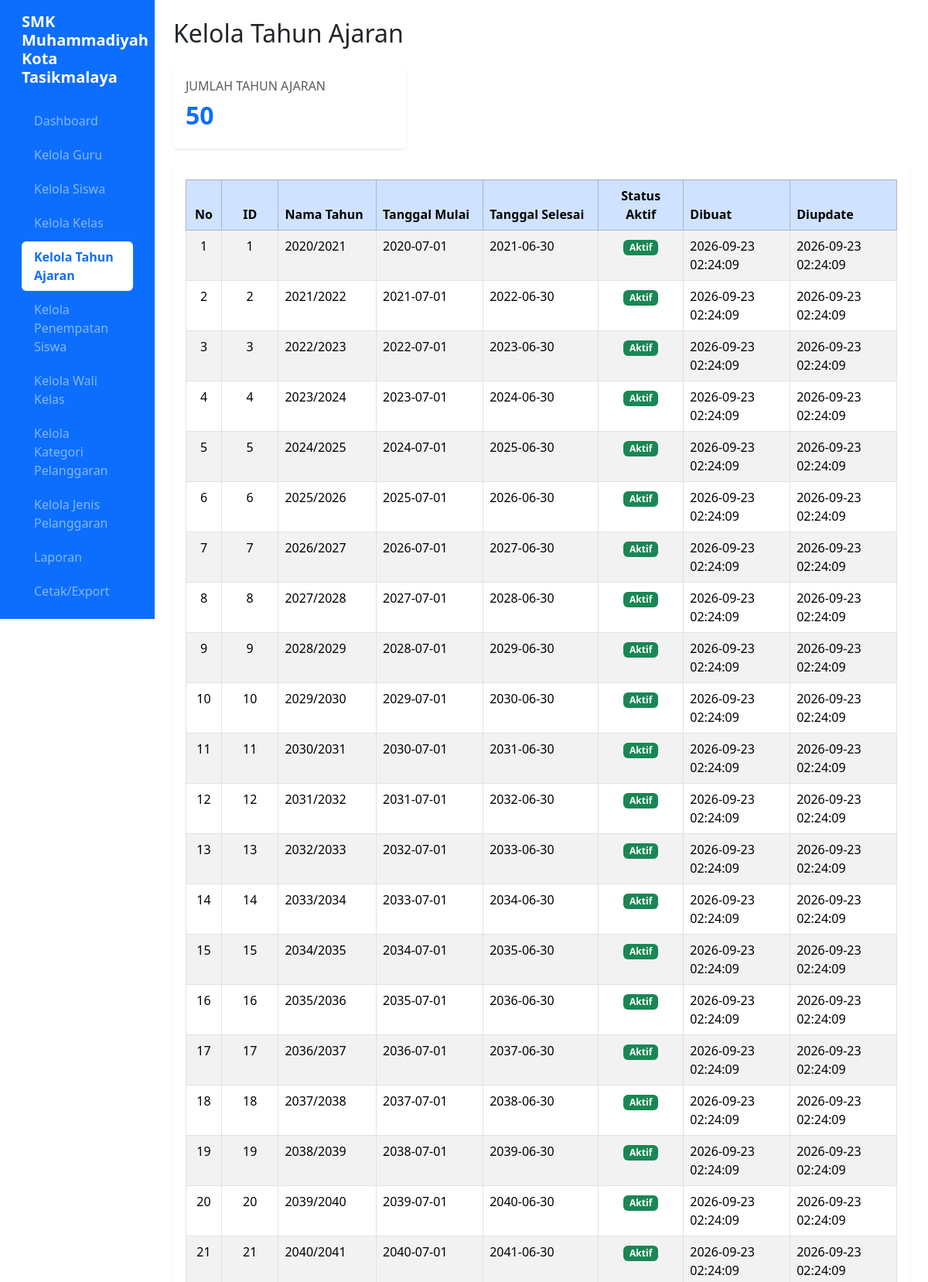
Page /kelola_tahun_ajaran.php (signed in, upper part) on the committed database.
### tables this page shows
CREATE TABLE `t_tahun_ajaran` (
  `id` int(11) NOT NULL,
  `nama` varchar(20) DEFAULT NULL,
  `tanggal_mulai` date NOT NULL,
  `tanggal_selesai` date NOT NULL,
  `status_aktif` tinyint(1) NOT NULL,
  `created_at` timestamp NOT NULL DEFAULT current_timestamp(),
  `updated_at` timestamp NOT NULL DEFAULT current_timestamp()
);

### kelola_tahun_ajaran.php (the view, shortened to what this page needs)
<?php
require_once "config.php";
function e($value) {
    return htmlspecialchars(
        (string)($value ?? '-'),
        ENT_QUOTES,
        'UTF-8'
    );
}
$query = mysqli_query($conn, "SELECT COUNT(*) AS total FROM t_tahun_ajaran");
$total = (int)(mysqli_fetch_assoc($query)['total'] ?? 0);
$result = mysqli_query($conn, "SELECT * FROM t_tahun_ajaran ORDER BY id ASC");
?>
<!DOCTYPE html>
<html lang="id">
<head>
    <link href="https://cdn.jsdelivr.net/npm/bootstrap@5.3.8/dist/css/bootstrap.min.css" rel="stylesheet">
</head>
<body>
<div class="container-fluid">
    <div class="row">
        <?php include "menu.php"; ?>
        <main class="col-md-9 col-lg-10 p-4">
            <h2 class="mb-4">Kelola Tahun Ajaran</h2>
            <div class="row mb-4">
                <div class="col-md-5 col-lg-4">
                    <div class="card shadow-sm border-0">
                        <div class="card-body">
                            <h5 class="card-title text-muted fs-6">JUMLAH TAHUN AJARAN</h5>
                            <h2 class="text-primary fw-bold"><?= $total ?></h2>
                        </div>
                    </div>
                </div>
            </div>
            <div class="card shadow-sm border-0">
                <div class="card-body">
                    <div class="table-responsive">
                        <table class="table table-bordered table-striped table-hover mb-0">
                            <thead class="table-primary">
                                <tr>
                                    <th width="5%" class="text-center">No</th>
                                    <th width="8%" class="text-center">ID</th>
                                    <th>Nama Tahun</th>
                                    <th>Tanggal Mulai</th>
                                    <th>Tanggal Selesai</th>
                                    <th width="12%" class="text-center">Status Aktif</th>
                                    <th width="15%">Dibuat</th>
                                    <th width="15%">Diupdate</th>
                                </tr>
                            </thead>
                            <tbody>
                                <?php if (mysqli_num_rows($result) > 0): ?>
                                    <?php $no = 1; while ($row = mysqli_fetch_assoc($result)):
                                        $updated = $row['updated_at'] ?? '';
                                        $status = $row['status_aktif'] ?? '';
                                        if ((string)$status === '1') {
                                            $status_badge = '<span class="badge bg-success">Aktif</span>';
                                        } elseif ((string)$status === '0') {
                                            $status_badge = '<span class="badge bg-secondary">Tidak Aktif</span>';
                                        } else {
                                            $status_badge = e($status);
                                        }
                                    ?>
                                    <tr>
                                        <td class="text-center"><?= $no++ ?></td>
                                        <td class="text-center"><?= e($row['id']) ?></td>
                                        <td><?= e($row['nama']) ?></td>
                                        <td><?= e($row['tanggal_mulai']) ?></td>
                                        <td><?= e($row['tanggal_selesai']) ?></td>
                                        <td class="text-center"><?= $status_badge ?></td>
                                        <td><?= e($row['created_at']) ?></td>
                                        <td><?= e($updated) ?></td>
                                    </tr>
                                    <?php endwhile; ?>
                                <?php else: ?>
                                    <tr>
                                        <td colspan="8" class="text-center text-muted py-3">Belum ada data tahun ajaran.</td>
                                    </tr>
                                <?php endif; ?>
                            </tbody>
                        </table>
                    </div>
                </div>
            </div>
        </main>
    </div>
</div>
</body>
</html>

### rows in the picture
t_tahun_ajaran: id "1", nama "2020/2021", tanggal_mulai "2020-07-01", tanggal_selesai "2021-06-30", status_aktif "Aktif", created_at "2026-09-23 02:24:09", updated_at "2026-09-23 02:24:09"
t_tahun_ajaran: id "2", nama "2021/2022", tanggal_mulai "2021-07-01", tanggal_selesai "2022-06-30", status_aktif "Aktif", created_at "2026-09-23 02:24:09", updated_at "2026-09-23 02:24:09"
t_tahun_ajaran: id "3", nama "2022/2023", tanggal_mulai "2022-07-01", tanggal_selesai "2023-06-30", status_aktif "Aktif", created_at "2026-09-23 02:24:09", updated_at "2026-09-23 02:24:09"
t_tahun_ajaran: id "4", nama "2023/2024", tanggal_mulai "2023-07-01", tanggal_selesai "2024-06-30", status_aktif "Aktif", created_at "2026-09-23 02:24:09", updated_at "2026-09-23 02:24:09"
t_tahun_ajaran: id "5", nama "2024/2025", tanggal_mulai "2024-07-01", tanggal_selesai "2025-06-30", status_aktif "Aktif", created_at "2026-09-23 02:24:09", updated_at "2026-09-23 02:24:09"
t_tahun_ajaran: id "6", nama "2025/2026", tanggal_mulai "2025-07-01", tanggal_selesai "2026-06-30", status_aktif "Aktif", created_at "2026-09-23 02:24:09", updated_at "2026-09-23 02:24:09"
t_tahun_ajaran: id "7", nama "2026/2027", tanggal_mulai "2026-07-01", tanggal_selesai "2027-06-30", status_aktif "Aktif", created_at "2026-09-23 02:24:09", updated_at "2026-09-23 02:24:09"
t_tahun_ajaran: id "8", nama "2027/2028", tanggal_mulai "2027-07-01", tanggal_selesai "2028-06-30", status_aktif "Aktif", created_at "2026-09-23 02:24:09", updated_at "2026-09-23 02:24:09"
t_tahun_ajaran: id "9", nama "2028/2029", tanggal_mulai "2028-07-01", tanggal_selesai "2029-06-30", status_aktif "Aktif", created_at "2026-09-23 02:24:09", updated_at "2026-09-23 02:24:09"
t_tahun_ajaran: id "10", nama "2029/2030", tanggal_mulai "2029-07-01", tanggal_selesai "2030-06-30", status_aktif "Aktif", created_at "2026-09-23 02:24:09", updated_at "2026-09-23 02:24:09"
t_tahun_ajaran: id "11", nama "2030/2031", tanggal_mulai "2030-07-01", tanggal_selesai "2031-06-30", status_aktif "Aktif", created_at "2026-09-23 02:24:09", updated_at "2026-09-23 02:24:09"
t_tahun_ajaran: id "12", nama "2031/2032", tanggal_mulai "2031-07-01", tanggal_selesai "2032-06-30", status_aktif "Aktif", created_at "2026-09-23 02:24:09", updated_at "2026-09-23 02:24:09"
t_tahun_ajaran: id "13", nama "2032/2033", tanggal_mulai "2032-07-01", tanggal_selesai "2033-06-30", status_aktif "Aktif", created_at "2026-09-23 02:24:09", updated_at "2026-09-23 02:24:09"
t_tahun_ajaran: id "14", nama "2033/2034", tanggal_mulai "2033-07-01", tanggal_selesai "2034-06-30", status_aktif "Aktif", created_at "2026-09-23 02:24:09", updated_at "2026-09-23 02:24:09"
t_tahun_ajaran: id "15", nama "2034/2035", tanggal_mulai "2034-07-01", tanggal_selesai "2035-06-30", status_aktif "Aktif", created_at "2026-09-23 02:24:09", updated_at "2026-09-23 02:24:09"
t_tahun_ajaran: id "16", nama "2035/2036", tanggal_mulai "2035-07-01", tanggal_selesai "2036-06-30", status_aktif "Aktif", created_at "2026-09-23 02:24:09", updated_at "2026-09-23 02:24:09"
t_tahun_ajaran: id "17", nama "2036/2037", tanggal_mulai "2036-07-01", tanggal_selesai "2037-06-30", status_aktif "Aktif", created_at "2026-09-23 02:24:09", updated_at "2026-09-23 02:24:09"
t_tahun_ajaran: id "18", nama "2037/2038", tanggal_mulai "2037-07-01", tanggal_selesai "2038-06-30", status_aktif "Aktif", created_at "2026-09-23 02:24:09", updated_at "2026-09-23 02:24:09"
t_tahun_ajaran: id "19", nama "2038/2039", tanggal_mulai "2038-07-01", tanggal_selesai "2039-06-30", status_aktif "Aktif", created_at "2026-09-23 02:24:09", updated_at "2026-09-23 02:24:09"
t_tahun_ajaran: id "20", nama "2039/2040", tanggal_mulai "2039-07-01", tanggal_selesai "2040-06-30", status_aktif "Aktif", created_at "2026-09-23 02:24:09", updated_at "2026-09-23 02:24:09"
t_tahun_ajaran: id "21", nama "2040/2041", tanggal_mulai "2040-07-01", tanggal_selesai "2041-06-30", status_aktif "Aktif", created_at "2026-09-23 02:24:09", updated_at "2026-09-23 02:24:09"

### other values in the picture
$total "50"
